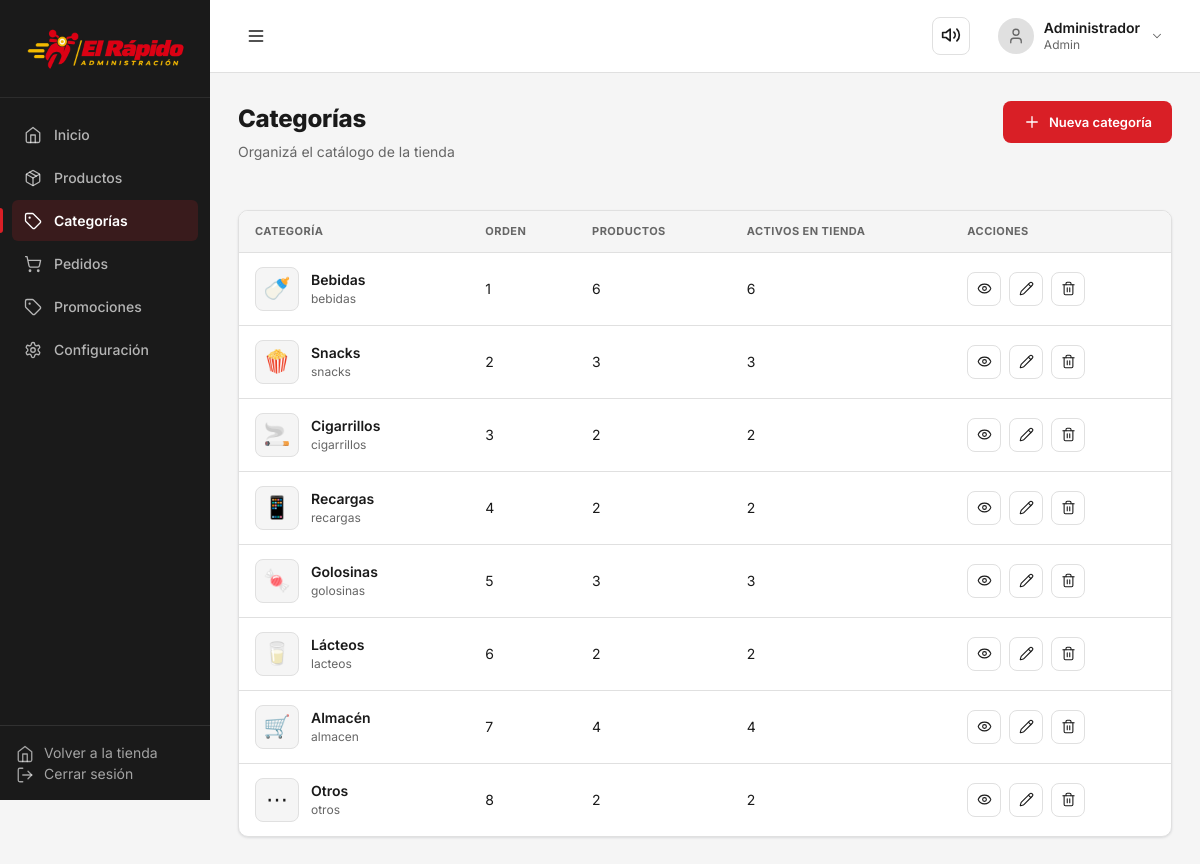
Screenshot of /admin/Seccion/categorias.php (signed in) with the database file from the repository.
### tables this page shows
CREATE TABLE IF NOT EXISTS categorias (
  id       INT AUTO_INCREMENT PRIMARY KEY,
  nombre   VARCHAR(60)  NOT NULL,
  slug     VARCHAR(60)  NOT NULL UNIQUE,
  icono    VARCHAR(10)  NOT NULL DEFAULT '📦',
  orden    INT          NOT NULL DEFAULT 0
);

### admin/Seccion/categorias.php (the view, shortened to what this page needs)
<?php
$pdo = obtenerConexion();
$categorias = $pdo->query("
  SELECT c.id, c.nombre, c.slug, c.icono, c.orden,
         COUNT(p.id) AS total_productos,
         COALESCE(SUM(p.activo = 1), 0) AS productos_activos
  FROM categorias c
  LEFT JOIN productos p ON p.categoria_id = c.id
  GROUP BY c.id, c.nombre, c.slug, c.icono, c.orden
  ORDER BY c.orden ASC, c.nombre ASC
")->fetchAll();
include('../Template/sidebar.php');
include('../Template/topbar.php');
?>
    <main class="page-content">
      <div class="page-header">
        <div>
          <h1 class="page-title">Categorías</h1>
          <p class="page-subtitle">Organizá el catálogo de la tienda</p>
        </div>
        <button type="button" class="btn-rojo" style="display:flex; align-items:center; gap:8px; padding:12px 20px; border:none;" onclick="abrirModalCategoria()">
          <?= icono('mas', '', 18) ?>
          Nueva categoría
        </button>
      </div>
      <div class="tabla-wrapper">
        <?php if (empty($categorias)): ?>
          <p class="sin-resultados">Todavía no hay categorías. Creá la primera con "Nueva categoría".</p>
        <?php else: ?>
        <table class="tabla-productos">
          <thead>
            <tr>
              <th>Categoría</th>
              <th>Orden</th>
              <th>Productos</th>
              <th>Activos en tienda</th>
              <th>Acciones</th>
            </tr>
          </thead>
          <tbody>
            <?php foreach ($categorias as $c): ?>
              <tr>
                <td>
                  <div class="producto-info">
                    <div class="producto-img"><?= htmlspecialchars($c['icono']) ?></div>
                    <div>
                      <p class="producto-nombre"><?= htmlspecialchars($c['nombre']) ?></p>
                      <p class="producto-categoria-sub"><?= htmlspecialchars($c['slug']) ?></p>
                    </div>
                  </div>
                </td>
                <td><?= (int) $c['orden'] ?></td>
                <td><?= (int) $c['total_productos'] ?></td>
                <td><?= (int) $c['productos_activos'] ?></td>
                <td>
                  <div class="acciones-td">
                    <a class="btn-accion" title="Ver sus productos" href="productos.php?cat=<?= (int) $c['id'] ?>"><?= icono('ojo', '', 15) ?></a>
                    <button type="button" class="btn-accion btn-editar" title="Editar"
                      data-id="<?= (int) $c['id'] ?>"
                      data-nombre="<?= htmlspecialchars($c['nombre'], ENT_QUOTES) ?>"
                      data-icono="<?= htmlspecialchars($c['icono'], ENT_QUOTES) ?>"
                      data-orden="<?= (int) $c['orden'] ?>"
                      data-slug="<?= htmlspecialchars($c['slug'], ENT_QUOTES) ?>"
                      onclick="abrirModalCategoria(this)"><?= icono('lapiz', '', 15) ?></button>
                    <button type="button" class="btn-accion btn-eliminar" title="Eliminar"
                      data-id="<?= (int) $c['id'] ?>"
                      data-nombre="<?= htmlspecialchars($c['nombre'], ENT_QUOTES) ?>"
                      data-productos="<?= (int) $c['total_productos'] ?>"
                      onclick="confirmarEliminarCategoria(this)"><?= icono('basura', '', 15) ?></button>
                  </div>
                </td>
              </tr>
            <?php endforeach; ?>
          </tbody>
        </table>
        <?php endif; ?>
      </div>
    </main>
  </div>
</div>
</body>
</html>

### admin/Config/iconos.php (shortened to what this page needs)
<?php
function icono(string $nombre, string $clase = '', int $tam = 20): string {
  $contenido = $trazos[$nombre] ?? '';
  $claseAttr = $clase !== '' ? ' ' . htmlspecialchars($clase) : '';
  return '<svg xmlns="http://www.w3.org/2000/svg" width="' . $tam . '" height="' . $tam . '" viewBox="0 0 24 24" '
       . 'fill="none" stroke="currentColor" stroke-width="1.75" stroke-linecap="round" stroke-linejoin="round" '
       . 'class="icono-svg' . $claseAttr . '" aria-hidden="true">' . $contenido . '</svg>';
}

### admin/assets/CSS/global.css (style rules this page uses)
:root { --rojo: #D91F26; --rojo-oscuro: #B01920; --rojo-hover: #B81416; --rojo-claro: #FBEAEA; --amarillo: #FFD600; --amarillo-oscuro: #8A6D00; --negro-sidebar: #1A1A1A; --blanco: #FFFFFF; --gris-fondo: #F5F5F5; --gris-borde: #E0E0E0; --gris-texto: #666666; --negro-texto: #1A1A1A; --verde: #2E7D32; --naranja: #C25E00; --azul: #1565C0; --radio: 10px; --radio-chico: 6px; --sombra: 0 1px 2px rgba(16,24,40,0.04), 0 1px 3px rgba(16,24,40,0.08); }
.icono-svg { flex-shrink: 0; vertical-align: middle; }
*, *::before, *::after { margin: 0; padding: 0; box-sizing: border-box; }
body { font-family: 'Inter', sans-serif; background-color: var(--gris-fondo); color: var(--negro-texto); font-size: 14px; line-height: 1.5; }
.page-content { padding: 28px; flex: 1; }
.page-title { font-size: 24px; font-weight: 800; letter-spacing: -0.01em; color: var(--negro-texto); margin-bottom: 4px; }
.page-subtitle { font-size: 14px; color: var(--gris-texto); margin-bottom: 24px; }
.btn-rojo { background-color: var(--rojo); color: var(--blanco); border: none; padding: 8px 16px; border-radius: 8px; font-size: 13px; font-weight: 600; cursor: pointer; font-family: 'Inter', sans-serif; transition: background-color 0.2s ease, color 0.2s ease, border-color 0.2s ease, transform 0.2s ease; text-decoration: none; display: inline-block; }

### admin/assets/CSS/productos.css (style rules this page uses)
.page-header { display: flex; align-items: flex-start; justify-content: space-between; margin-bottom: 24px; }
.tabla-wrapper { background-color: var(--blanco); border: 1px solid var(--gris-borde); border-radius: var(--radio); box-shadow: var(--sombra); overflow-x: auto; }
.tabla-productos { width: 100%; min-width: 680px; border-collapse: collapse; }
.tabla-productos thead th { padding: 12px 16px; text-align: left; font-size: 11px; font-weight: 700; letter-spacing: 0.04em; text-transform: uppercase; color: var(--gris-texto); border-bottom: 1px solid var(--gris-borde); background-color: var(--gris-fondo); }
.tabla-productos tbody td { padding: 14px 16px; vertical-align: middle; border-bottom: 1px solid var(--gris-borde); font-size: 14px; }
.tabla-productos tbody tr:last-child td { border-bottom: none; }
.producto-info { display: flex; align-items: center; gap: 12px; }
.producto-img { width: 44px; height: 44px; border-radius: 8px; background-color: var(--gris-fondo); border: 1px solid var(--gris-borde); display: flex; align-items: center; justify-content: center; font-size: 22px; flex-shrink: 0; overflow: hidden; }
.producto-nombre { font-weight: 600; font-size: 14px; color: var(--negro-texto); }
.producto-categoria-sub { font-size: 12px; color: var(--gris-texto); }
.acciones-td { display: flex; gap: 8px; align-items: center; }
.btn-accion { width: 34px; height: 34px; border-radius: 8px; border: 1px solid var(--gris-borde); background-color: var(--blanco); display: flex; align-items: center; justify-content: center; font-size: 16px; cursor: pointer; color: var(--negro-texto); transition: background-color 0.2s ease, color 0.2s ease, border-color 0.2s ease, transform 0.2s ease; text-decoration: none; }

### rows the page displays
categorias: icono "🍼", nombre "Bebidas", slug "bebidas", orden "1", total_productos "6", productos_activos "6"
categorias: icono "🍿", nombre "Snacks", slug "snacks", orden "2", total_productos "3", productos_activos "3"
categorias: icono "🚬", nombre "Cigarrillos", slug "cigarrillos", orden "3", total_productos "2", productos_activos "2"
categorias: icono "📱", nombre "Recargas", slug "recargas", orden "4", total_productos "2", productos_activos "2"
categorias: icono "🍬", nombre "Golosinas", slug "golosinas", orden "5", total_productos "3", productos_activos "3"
categorias: icono "🥛", nombre "Lácteos", slug "lacteos", orden "6", total_productos "2", productos_activos "2"
categorias: icono "🛒", nombre "Almacén", slug "almacen", orden "7", total_productos "4", productos_activos "4"
categorias: icono "⋯", nombre "Otros", slug "otros", orden "8", total_productos "2", productos_activos "2"

### other values shown
adminActual()['nombre'] "Administrador"
